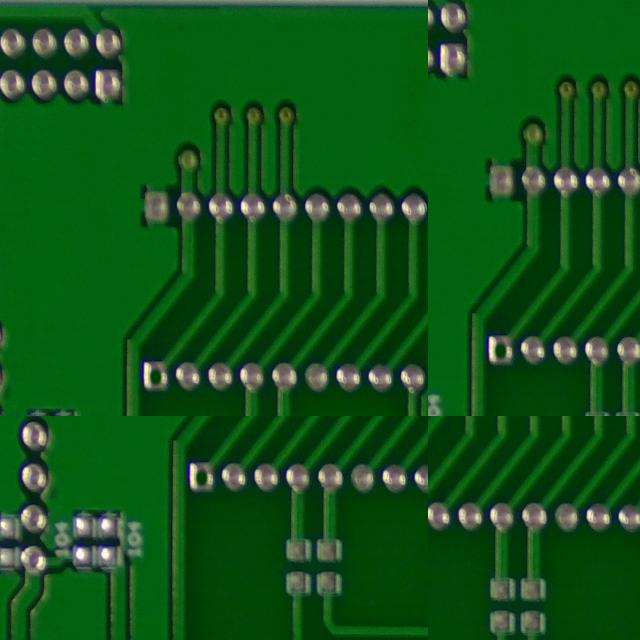
#> input picture 1-py-test/ai_study/img/222.jpg, 640 x 640 px, given as the content of the folder ./findScratch, which was not available
$ python test.py
#> lines starting #> are read from the running program, lines starting #| are printed output that depends on the picture; after the words box and inside, x2 and y2 are one past the last pixel; in counts of white or black regions, pixels touching at a corner belong together; pictures that were not available may be replaced by others from this repository, and a replacement may not be noted
import numpy as np
import cv2
import os


def Masking(img, center_point, radius, color_value, outter=True):
    # 将指定区域染成指定颜色
    img = img.copy()
    # 染成圆形
    # 参数图像，圆心坐标，半径，圆以外还是圆以内
    # 确定图像shape
    height, width = img.shape[:2]
    # 生成元素点xy坐标
    y, x = np.ogrid[:height, :width]

    # 计算每个点到圆心的距离的平方
    dist_from_center = (x - center_point[0]) ** 2 + (y - center_point[1]) ** 2

    # 将距离圆心距离小于半径的点的遮罩值设为指定颜色 单通道
    if outter == True:
        img[dist_from_center >= radius ** 2] = color_value
    else:
        img[dist_from_center <= radius ** 2] = color_value
    return img


def selfDefine(img, threshod):
    img = img.copy()
    # 自定义二值化
    img[img > threshod] = 255
    img[img <= threshod] = 0

    return img


def save_img(filename, img):
    file_path = "./imgProcessing" + f"/{filename}.png"
    cv2.imwrite(file_path, img)


def picture_deal(file_path_name):

# path = "./findScratch/ng1.png"

#> called with file_path_name = './findScratch/222.jpg'
    img = cv2.imread(file_path_name,1)
#> img is the input picture: shape (640, 640, 3); mean B, G, R 24.8, 84.2, 17.1
    save_img('img', img)

    img_pro1_gray = img.copy()
    img_pro1_gray = cv2.cvtColor(img_pro1_gray, cv2.COLOR_BGR2GRAY)
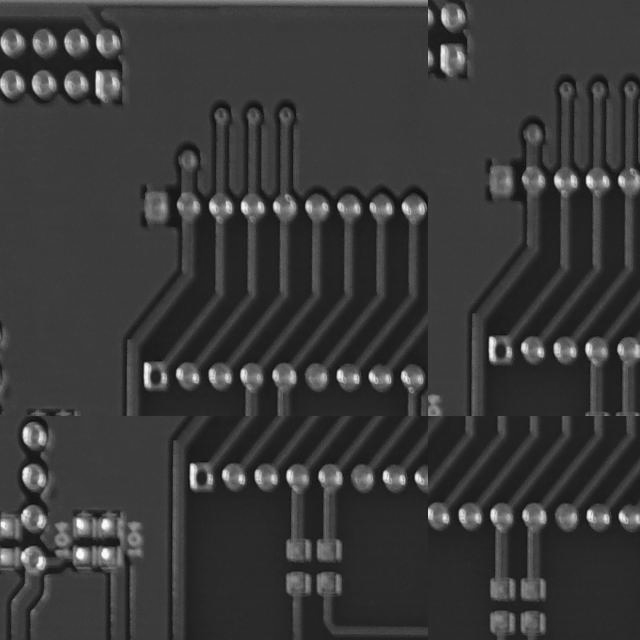
#> img_pro1_gray: shape (640, 640); min 8, max 253, mean 57.3
    save_img('img_pro1_gray', img_pro1_gray)

    # 直方图均衡化
    img_pro2_hist = cv2.equalizeHist(img_pro1_gray)
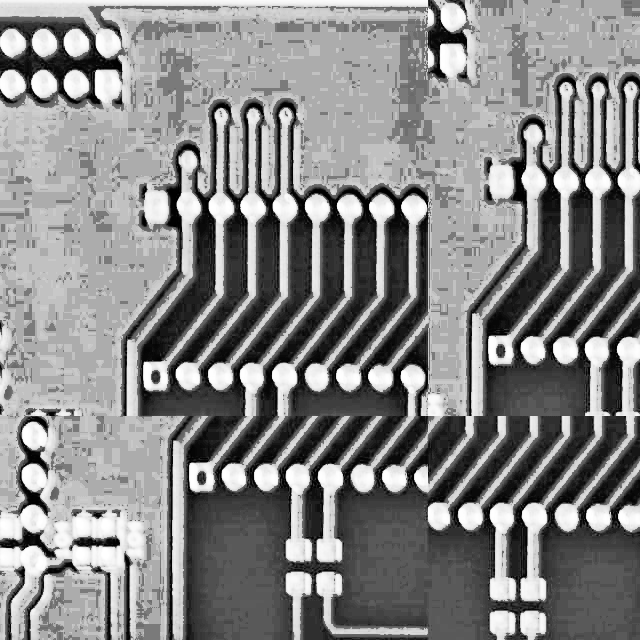
#> img_pro2_hist: shape (640, 640); min 0, max 255, mean 135
    save_img('img_pro2_hist', img_pro2_hist)

    # 取反
    img_pro3_bitwise = cv2.bitwise_not(img_pro2_hist)
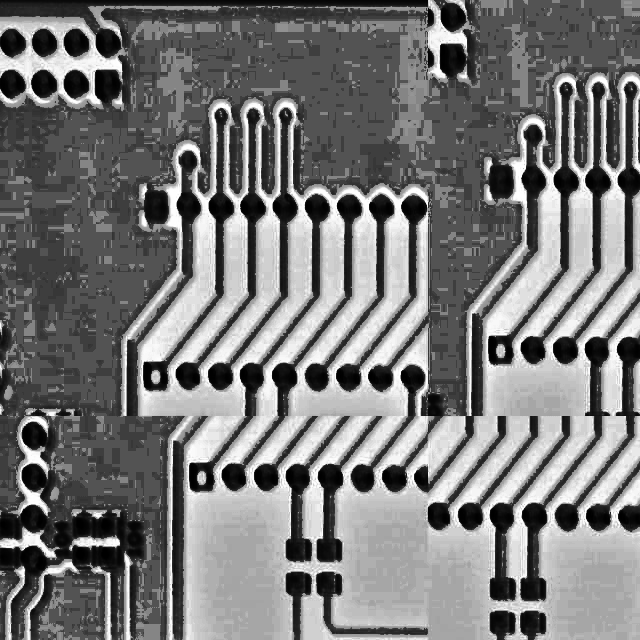
#> img_pro3_bitwise: shape (640, 640); min 0, max 255, mean 120
    save_img('img_pro3_bitwise', img_pro3_bitwise)

    # 高斯模糊
    img_pro4_gaussian = cv2.GaussianBlur(img_pro3_bitwise, ksize=(3, 3), sigmaX=0)
    save_img('img_pro4_gaussian', img_pro4_gaussian)

    contours, hierarchy = cv2.findContours(img_pro4_gaussian,
                                           cv2.RETR_TREE,
                                           cv2.CHAIN_APPROX_SIMPLE)
#> contours = 48 contours, 35 with area under 20; largest, box (x1, y1, x2, y2) and area: (0, 0, 640, 640) 408321, (76, 549, 85, 559) 51, (144, 364, 149, 384) 48, (190, 465, 195, 485) 47, (489, 338, 494, 358) 47
    # 画图
    img_pro5_contours = img.copy()
    for i in range(len(contours)):
        x, y, w, h = cv2.boundingRect(contours[i])

        # 用面积和周长判断两个圆
        area = cv2.contourArea(contours[i])
        if area > 700 and area < 110000:
            # 计算圆 圆心及半径
            x_circle = x + w / 2
            y_circle = y + h / 2
            radius = w / 2 + 7
            cv2.circle(img_pro5_contours, (int(x_circle), int(y_circle)), int(radius), (0, 0, 0), -1)

        if area > 110000:
            img_x_circle = x + w / 2
            img_y_circle = y + h / 2
            img_radius = w / 2

            # 存储大圆的中心及半径
            center_ = (img_x_circle, img_y_circle, img_radius)
            big_circle = [img_x_circle, img_y_circle, img_radius]
#> this loop made 48 passes
#> (x, y, w, h, area, img_x_circle, img_y_circle, img_radius) on pass 1: (0, 0, 640, 640, 408321, 320, 320, 320)
#> (x, y, w, h, area) on passes 2, 4, 5, 7, 9, 23: (38, 557, 5, 10, 25.5), (102, 549, 7, 10, 44), (76, 549, 9, 10, 51), (102, 520, 8, 9, 41.5), (77, 519, 7, 10, 42), (23, 468, 6, 11, 32)

    save_img(f'img_pro5_contours', img_pro5_contours)

    # 去掉大圆及以外的图像
    # for i in range(40,60,2): #52
    radius = center_[2] - 54
#> radius = 266
    img_pro6_mask = Masking(img_pro5_contours.copy(), center_[:2], radius, 0)
    save_img(f'img_pro6_mask', img_pro6_mask)

    # img_pro7_gray = img_pro6_mask.copy()
    img_pro7_gray = cv2.cvtColor(img_pro6_mask, cv2.COLOR_BGR2GRAY)
    save_img('img_pro7_gray', img_pro7_gray)

    # 直方图均衡化
    img_pro8_hist = cv2.equalizeHist(img_pro7_gray)
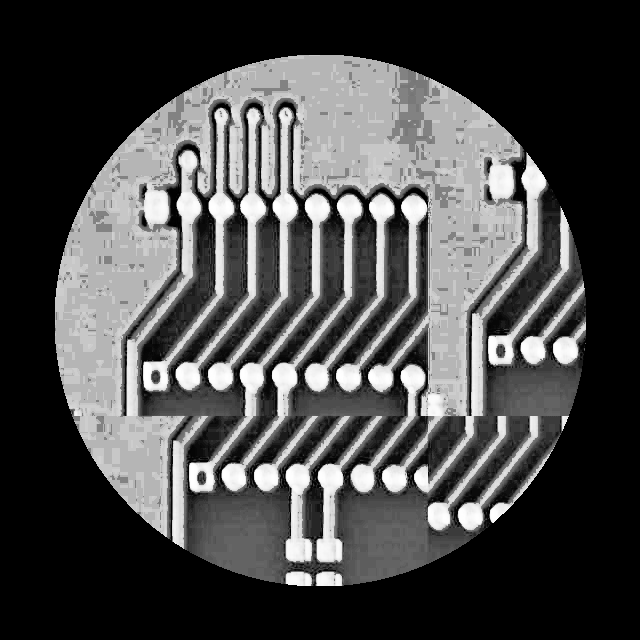
#> img_pro8_hist: shape (640, 640); min 0, max 255, mean 73.2
    save_img('img_pro8_hist', img_pro8_hist)

    # 取反
    img_pro9_bitwise = cv2.bitwise_not(img_pro8_hist)
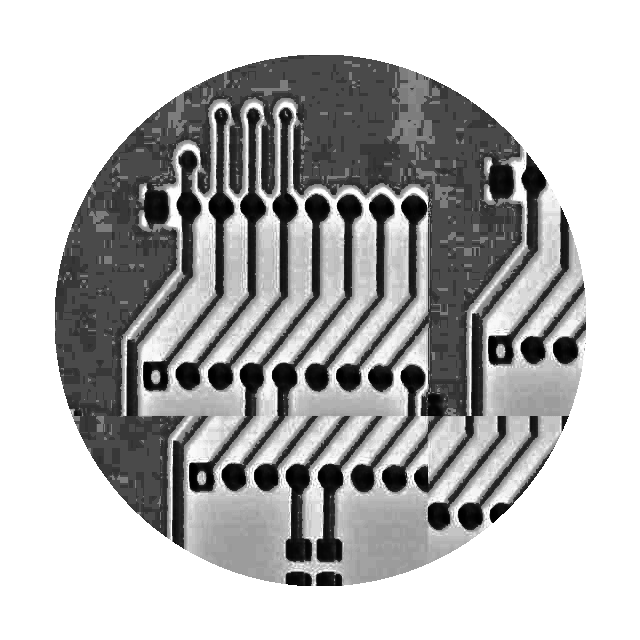
#> img_pro9_bitwise: shape (640, 640); min 0, max 255, mean 181.8
    save_img('img_pro9_bitwise', img_pro9_bitwise)

    # 自定义二值化
    # for i in range(1,10):#1
    img_pro10_define_threshold = selfDefine(img_pro9_bitwise, 5)
#> in selfDefine, `img[img <= threshod] = 0`: img: shape (640, 640); 98.8% white; 93 black regions (29 under 20 px), largest, box (x1, y1, x2, y2) and area: (144, 363, 152, 388) 158, (190, 464, 198, 489) 158, (489, 337, 496, 362) 156
    save_img(f'img_pro10_define_threshold', img_pro10_define_threshold)

    # 去掉边缘颜色
    # for j in range(60,80): #65
    # 中心圆
    radius_inner = 69
    img_pro11_mask = Masking(img_pro10_define_threshold,
                             center_[:2], radius_inner, 255, False)
    save_img(f'img_pro11_mask', img_pro11_mask)

    # for j in range(139,160,1): #139
    # 最大圆
    radius_outter = 139
    img_pro12_mask = Masking(img_pro11_mask,
                             center_[:2], radius_outter, 255, True)
#> call 3 of Masking, with center_point = (320, 320), radius = 139, color_value = 255, outter = True
#> in Masking (call 3), `img[dist_from_center >= radius ** 2] = color_value`:
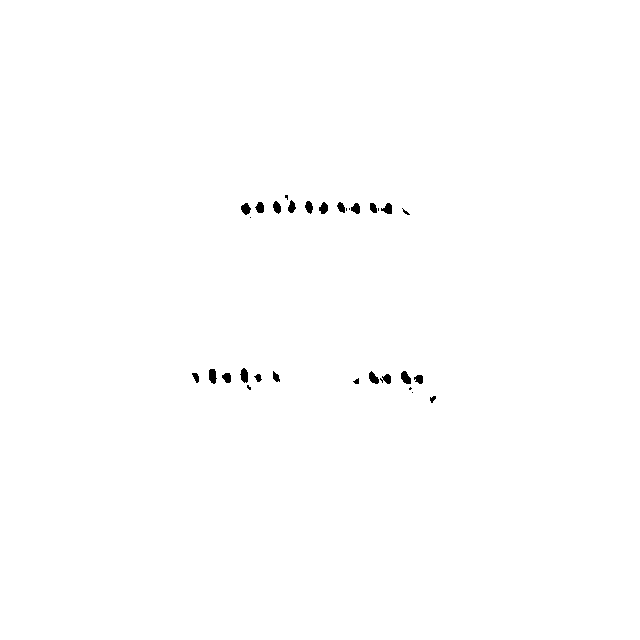
#> img: shape (640, 640); 99.6% white; 31 black regions (9 under 20 px)
    save_img(f'img_pro12_mask', img_pro12_mask)

    contours, hierarchy = cv2.findContours(img_pro12_mask,
                                           cv2.RETR_TREE,
                                           cv2.CHAIN_APPROX_SIMPLE)
#> contours = 34 contours, 10 with area under 20; largest, box (x1, y1, x2, y2) and area: (0, 0, 640, 640) 408321, (208, 368, 218, 385) 111, (400, 370, 412, 385) 108, (239, 367, 249, 384) 104, (368, 370, 380, 385) 98


    # 画图
    img_pro13_contours = img.copy()

    for j in range(len(contours)):
        # 计算面积
        area = cv2.contourArea(contours[j])

        # 计算弧长
        arc_length = cv2.arcLength(contours[j], True)
        # 获取轮廓的近似多边形表示
        epsilon = 0.01 * cv2.arcLength(contours[j], True)
        approx = cv2.approxPolyDP(contours[j], epsilon, True)
        if area > 30:
            if arc_length < 1700:
                # 绘制多边形轮廓
                cv2.polylines(img_pro13_contours, [approx], True, (0, 0, 255), 2)
#> this loop made 34 passes
#> (area, arc_length, epsilon) on passes 2, 7, 8, 9, 10, 11, 12, 13, 14, 15, 16, 17: (36.5, 25.56, 0.256), (31.5, 22.73, 0.227), (75.5, 36.38, 0.364), (75, 34.63, 0.346), (49.5, 28.38, 0.284), (83, 34.97, 0.35), (57.5, 31.56, 0.316), (108.5, 41.21, 0.412), (97.5, 40.04, 0.4), (62, 33.8, 0.338), (111, 42.97, 0.43), (104.5, 42.04, 0.42)
#> (area, arc_length, epsilon, approx) on pass 1: (408321, 2556, 25.56, [[0, 0], [0, 639], [639, 639], [639, 0]])
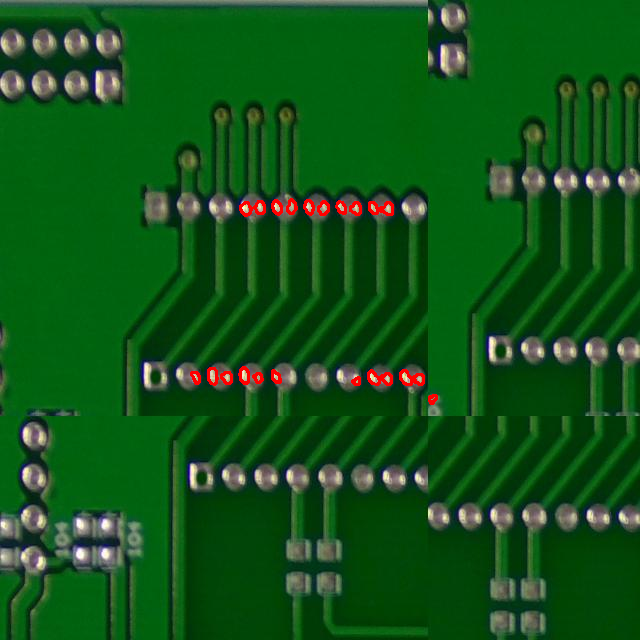
#> img_pro13_contours: shape (640, 640, 3); 0.61% of pixels changed, all inside (x1, y1, x2, y2) = (190, 198, 438, 405)

    save_img(f'img_pro13_contours', img_pro13_contours)

    # file_path = os.path.dirname(file_path_name)
    file_name = os.path.basename(file_path_name).split('.')[0]
    save_img(f'{file_name}',img_pro13_contours)


if __name__ == "__main__":
    file_path = "./findScratch"
    num = 1
    for each_file in os.listdir(file_path):
        each_file_path = os.path.join(file_path,each_file)
        picture_deal(each_file_path)
